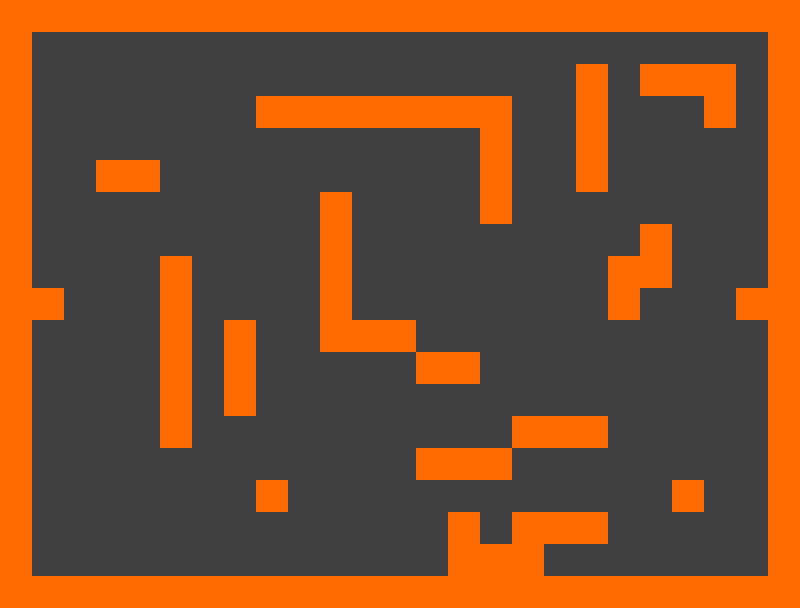

A level layout from a 2D game, rendered from its tile map. Below: a short description, then the map file with tile-grid data replaced by summaries:
An orthogonal 25x19 tile map with 32x32 px tiles, 1 tile layer (Tile Layer 1).

<map version="1.0" orientation="orthogonal" width="25" height="19" tilewidth="32" tileheight="32">
 <tileset firstgid="1" name="basic" tilewidth="32" tileheight="32">
  <image source="basic.png" width="64" height="32" />
  <tile id="1">
   <properties>
    <property name="blocked" value="true" />
   </properties>
  </tile>
 </tileset>
 <layer name="Tile Layer 1" width="25" height="19">
  <data>[475 cells, 475 non-empty, 2 distinct tile ids]</data>
 </layer>
</map>
